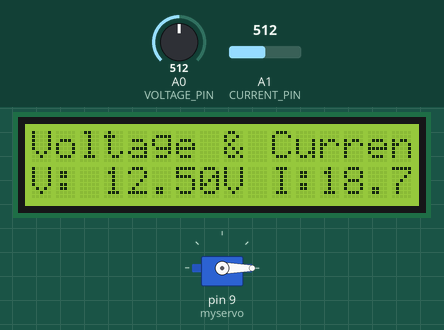
Recording of a sketch running on a simulated Arduino Uno, built with avr-gcc and run on an emulated ATmega328P. Parts: 16×2 character LCD, servo. The inputs (shaded band) are chosen by the test bench; at power-on: A0 (VOLTAGE_PIN) = 512, A1 (CURRENT_PIN) = 512. What the sketch prints to the serial monitor is not drawn.

Above: at 1.2 s.
1.3 s: A0 (VOLTAGE_PIN) set to 417
At 8.7 s:
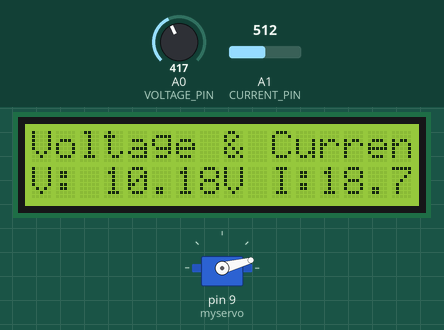
9.6 s: A0 (VOLTAGE_PIN) set to 402
At 16.5 s:
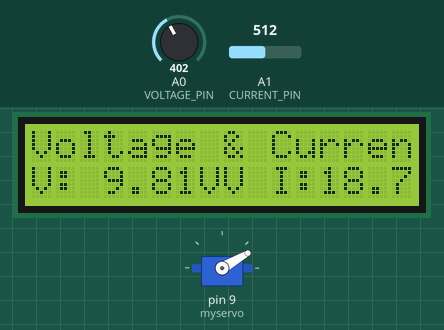
17.6 s: A1 (CURRENT_PIN) set to 324
At 25.3 s:
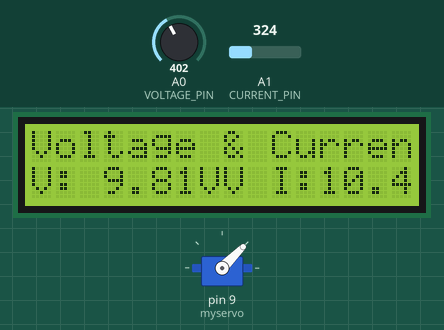
25.6 s: A1 (CURRENT_PIN) set to 297
At 33.3 s:
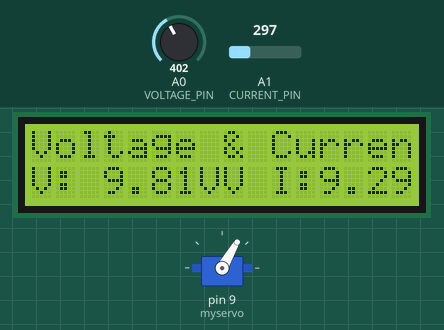
33.6 s: A0 (VOLTAGE_PIN) set to 511
At 41.1 s:
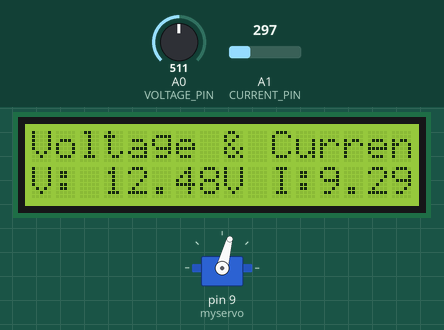
41.6 s: A1 (CURRENT_PIN) set to 511
At 48.9 s:
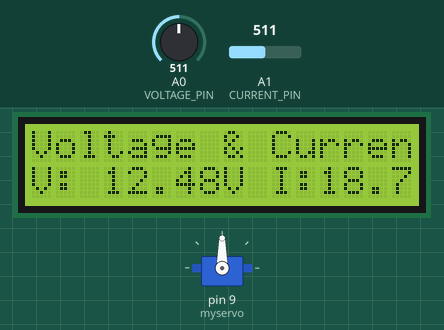
Timing chart, 0 to 57.7 s (numbered marks = the images above; inputs shaded):
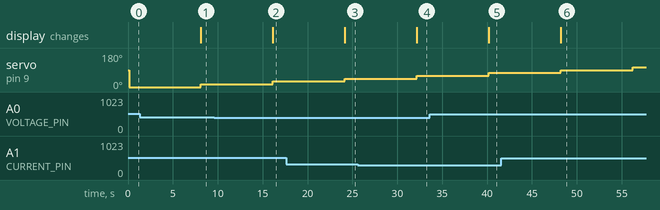

Measured:
- the behaviour switches between 410 and 409 on A0 (VOLTAGE_PIN) (found by bisection; images 1 and 2)
- the behaviour switches between 314 and 313 on A1 (CURRENT_PIN) (found by bisection; images 3 and 4)
- after the input at 1.3 s, the display: changes after 6.8 s (image 1)
- after the input at 9.6 s, the display: changes after 6.5 s (image 2)
- after the input at 17.6 s, the display: changes after 6.6 s (image 3)
- after the input at 25.6 s, the display: changes after 6.6 s (image 4)
- after the input at 33.6 s, the display: changes after 6.6 s (image 5)
- after the input at 41.6 s, the display: changes after 6.6 s (image 6)

The sketch:

Arduino_code.ino
```cpp
#include <Wire.h>
#include <LiquidCrystal_I2C.h>
#include <Servo.h>

LiquidCrystal_I2C lcd(0x27, 16, 2); // Replace '0x27' with your LCD's I2C address

// Define analog inputs
#define VOLTAGE_PIN A0
#define CURRENT_PIN A1

// Floats for ADC voltage & input voltage
float adc_voltage = 0.0;
float in_voltage = 0.0;

// Floats for resistor values in divider (in ohms)
float R1 = 30000.0;
float R2 = 7500.0;

// Float for reference voltage
float ref_voltage = 5.0;

// Integer for ADC values
int voltage_adc_value = 0;
int current_adc_value = 0;

Servo myservo;  // Create a Servo object

int pos = 0;    // Initialize the initial servo position
int increment = 15; // Number of degrees to rotate each time (15 degrees)

void setup() {
  Wire.begin();
  lcd.init();       // Initialize the LCD
  lcd.backlight();  // Turn on the backlight
  lcd.setCursor(0, 0);
  lcd.print("Voltage & Current");
  lcd.setCursor(0, 1);
  lcd.print("V: 0.00V  I: 0.00A");

  Serial.begin(9600);

  myservo.attach(9);  // Attaches the servo on pin 9
}

void loop() {
  // Read the Analog Inputs
  voltage_adc_value = analogRead(VOLTAGE_PIN);
  current_adc_value = analogRead(CURRENT_PIN);

  // Determine voltage at ADC input
  adc_voltage = (voltage_adc_value * ref_voltage) / 1024.0;

  // Calculate voltage at divider input
  in_voltage = adc_voltage * (R1 + R2) / R2;

  // Display the voltage on the LCD
  lcd.setCursor(3, 1);
  lcd.print(in_voltage, 2); // Display voltage with 2 decimal places
  lcd.print("V");

  // Calculate current from analog input A1
  float current = (.044 * current_adc_value - 3.78);

  // Display the current on the LCD
  lcd.setCursor(12, 1);
  lcd.print(current, 2); // Display current with 2 decimal places
  lcd.print("A");

  // Print results to the serial monitor
  Serial.print("Voltage: ");
  Serial.print(in_voltage, 2); // Display voltage with 2 decimal places
  Serial.print("V   Current: ");
  Serial.print(current, 2); // Display current with 2 decimal places
  Serial.println("mA");

  // Rotate the servo by the specified increment
  myservo.write(pos);

  // Increment the position by 15 degrees
  pos += increment;

  // Wrap around to 0 degrees if we've gone beyond 180 degrees
  if (pos > 110) {
    pos = 0;
  }

  // Delay for 10 seconds
  delay(8000); // Adjust the delay as needed for your application
}
```
